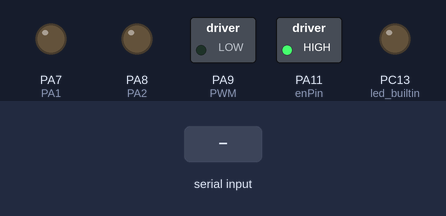
This sketch was run on a simulated STM32 Blue Pill. On the bench: switched loads named in the sketch (green lamp = pin HIGH), output pins drawn as LEDs (lit = HIGH). The inputs (shaded band) are chosen by the test bench.

Above: at 1.2 s.
1.3 s: "!#" received over Serial
At 2.1 s:
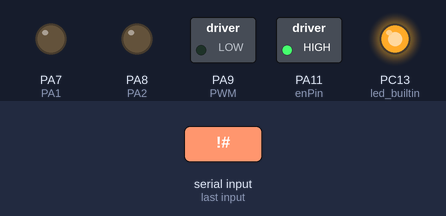
2.8 s: "B#" received over Serial
At 3.3 s:
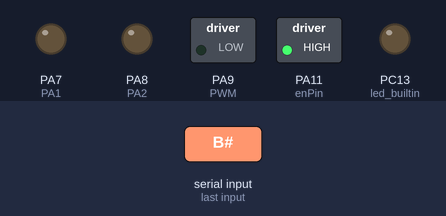
4.3 s: "S#" received over Serial
At 5.6 s:
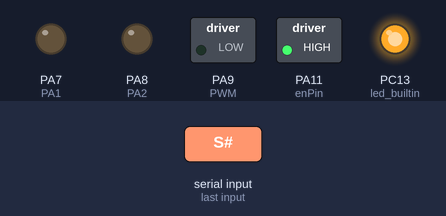
Timing chart, 0 to 7.3 s (numbered marks = the images above; inputs shaded):
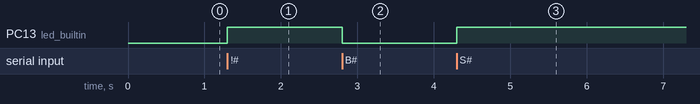

The sketch:

PID_VNH2SP30_HAND.ino
```cpp
// (licence header left out)
// Copyright (c) 2019 Nguyen Do Quoc Anh (Cemu0)

// Permission is hereby granted, free of charge, to any person obtaining a copy
// of this software and associated documentation files (the "Software"), to deal
// in the Software without restriction, including without limitation the rights
// to use, copy, modify, merge, publish, distribute, sublicense, and/or sell
// copies of the Software, and to permit persons to whom the Software is
// furnished to do so, subject to the following conditions:

// The above copyright notice and this permission notice shall be included in all
// copies or substantial portions of the Software.

// THE SOFTWARE IS PROVIDED "AS IS", WITHOUT WARRANTY OF ANY KIND, EXPRESS OR
// IMPLIED, INCLUDING BUT NOT LIMITED TO THE WARRANTIES OF MERCHANTABILITY,
// FITNESS FOR A PARTICULAR PURPOSE AND NONINFRINGEMENT. IN NO EVENT SHALL THE
// AUTHORS OR COPYRIGHT HOLDERS BE LIABLE FOR ANY CLAIM, DAMAGES OR OTHER
// LIABILITY, WHETHER IN AN ACTION OF CONTRACT, TORT OR OTHERWISE, ARISING FROM,
// OUT OF OR IN CONNECTION WITH THE SOFTWARE OR THE USE OR OTHER DEALINGS IN THE
// SOFTWARE.

const byte PWM=9;
const byte spoint=A3;
const byte CS = A2;
const byte enPin = 11;
int PA1 = 7;
int PA2 = 8;
const byte led_builtin =  LED_BUILTIN;
String lastComand;
volatile long encoderPos = 0;
bool stage,onoff = 1;
unsigned long time = 0;

void enable(bool stage){
     digitalWrite(enPin,stage);
}
void Stop(){
  enable(false);
}
void pwmOut(int out) {                                // to H-Bridge board
  if (out > 0) {
    analogWrite(PWM, out);                             // drive motor CW
  digitalWrite(PA1,HIGH);
  digitalWrite(PA2,LOW);
  }
  else if(out == 0){
  analogWrite(PWM,0);
  digitalWrite(PA1,LOW);
  digitalWrite(PA2,LOW);
  }
  else {
  analogWrite(PWM, abs(out));                        // drive motor CCW
  digitalWrite(PA1,LOW);
  digitalWrite(PA2,HIGH);
  }
}

void setup() {
  pinMode(CS, INPUT);
  pinMode(PWM,OUTPUT);
  pinMode(enPin,OUTPUT);
  pinMode(PA1,OUTPUT);
  pinMode(PA2,OUTPUT);
  pinMode(led_builtin,OUTPUT);
  digitalWrite(enPin,HIGH);
  pwmOut(0);
//  attachInterrupt(0, encoder, FALLING);               // update encoder position
  Serial.begin(9600);                              // for working
  Serial.setTimeout(100);
}

void loop() {
//  if(millis() - time > 500){
//    digitalWrite(LED_BUILTIN,stage);
//    stage = !stage;
//    time = millis();
//  }
}
void serialEvent(){
  digitalWrite(LED_BUILTIN,HIGH);
    String Indata = Serial.readStringUntil('#');
    int BeginChar = Indata.indexOf("B");
    char work = Indata[BeginChar+1];
    if(BeginChar == -1)return;
    String Comand = Indata.substring(BeginChar+2,Indata.length());
    if(work=='!')Stop();//B!#
    if(work=='S')Stop();//B!#
    if(work=='R')pwmOut(0);
    if(work=='E'){enable(true);Serial.print("BE");};
    if(work=='M'){Serial.print(digitalRead(CS)?"NO":"YES");delay(10);}
    if(work=='G'){
//      if(lastComand != Comand){
        int value = Comand.toInt();
        pwmOut(value);
//        (value>0)?pwmOut(value+100):pwmOut(value-100);
        delay(200);
        lastComand = Comand;
        pwmOut(0);
//      }
    }
  //  if(Comand==1 & onoff == 0){
  //    pwmOut(255);
  //    delay(500);
  //    onoff = 1;
  //  }
  //  if(Comand==0 & onoff == 1){
  //    pwmOut(-255);
  //    delay(150);
  //    onoff = 0;
  //  }
  //  if(Comand<0){
  //    pwmOut(-255);
  //    delay(150);
  //  }
  //  if(Comand<0){
  //    pwmOut(255);
  //    delay(500);
  //  }
    digitalWrite(led_builtin,LOW);
}
```

Measured:
- after the input at 1.3 s, PC13 (led_builtin): LOW → HIGH at once
- after the input at 2.8 s, PC13 (led_builtin): HIGH → LOW at once
- after the input at 4.3 s, PC13 (led_builtin): LOW → HIGH at once
